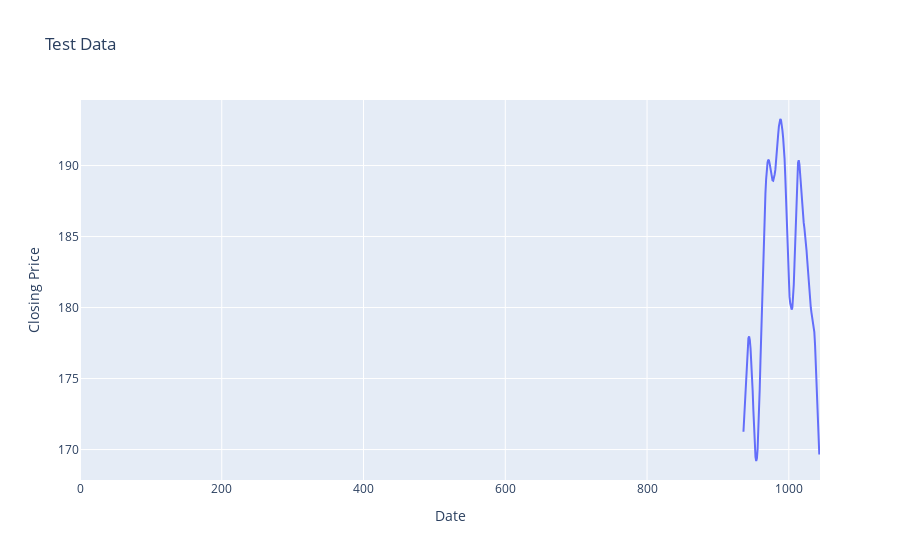

The notebook cell saved with this chart:
### Code cell
trace_test = go.Scatter(x=df2.index[len(df2) - len(testPredictPlot):], y=testPredictPlot.flatten(), mode='lines', name='Test Data', line=dict(width=2))

# Plot layout for test data
layout_test = go.Layout(
    title='Test Data',
    xaxis=dict(title='Date'),
    yaxis=dict(title='Closing Price'),
    legend=dict(x=0, y=1, traceorder="normal")
)

# Create figure for test data
fig_test = go.Figure(data=[trace_test], layout=layout_test)

# Show plot for test data
fig_test.show()

### Figure 1 — Plotly figure (JSON) as saved in the notebook; plotly's stock layout.template omitted (floating-point values rounded to 4 significant figures; data arrays with more than 128 entries replaced by an {"elided": "..."} marker saying what was removed)
{"data": [{"line": {"width": 2}, "mode": "lines", "name": "Test Data", "type": "scatter", "x": {"elided": "1045 int values"}, "y": {"elided": "1045 float values"}}], "layout": {"autosize": true, "legend": {"traceorder": "normal", "x": 0, "y": 1}, "title": {"text": "Test Data"}, "xaxis": {"autorange": true, "range": [0, 1044], "title": {"text": "Date"}, "type": "linear"}, "yaxis": {"autorange": true, "range": [167.9, 194.6], "title": {"text": "Closing Price"}, "type": "linear"}}}
